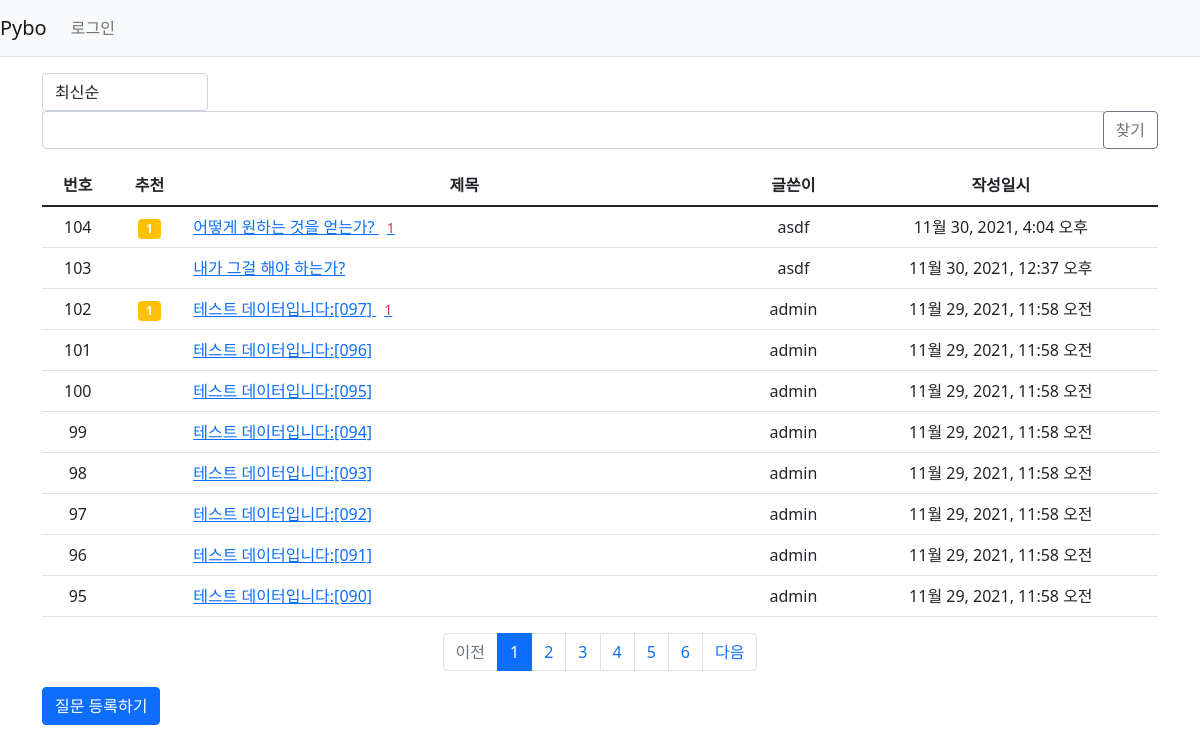
Page /pybo/ on the earlier database version.
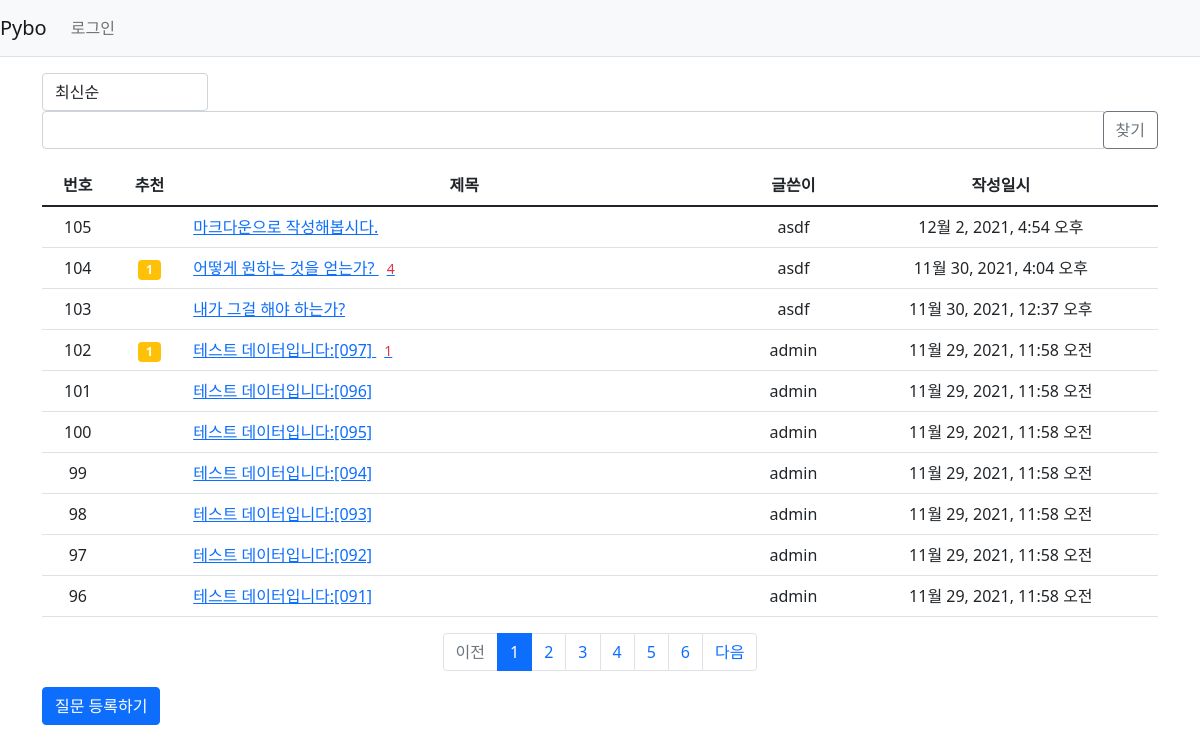
Same page on the later database version.
### pybo/models.py (models this page shows, shortened)
class Question(models.Model):
    author = models.ForeignKey(User, on_delete=models.CASCADE, related_name='author_question')
    subject = models.CharField(max_length=200)
    content = models.TextField()
    modify_date = models.DateTimeField(null=True, blank=True)
    create_date = models.DateTimeField()
    voter = models.ManyToManyField(User, related_name='voter_question')

### pybo/views/base_views.py (the view, shortened to what this page needs)
# urls.py: path('', base_views.index, name='index'),
def index(request):
    page = request.GET.get('page', 1)
    kw = request.GET.get('kw', '')
    so = request.GET.get('so', 'recent')
    if so == 'recommend':
        question_list = Question.objects.annotate(
            num_voter=Count('voter')).order_by('-num_voter', '-create_date')
    elif so == 'popular':
        question_list = Question.objects.annotate(
            num_answer=Count('answer')).order_by('-num_answer', '-create_date')
    else:
        question_list = Question.objects.order_by('-create_date')
    paginator = Paginator(question_list, 10)
    page_obj = paginator.get_page(page)
    context = {'question_list': page_obj, 'page': page, 'kw': kw, 'so': so}
    return render(request, 'pybo/question_list.html', context)

### pybo/templatetags/pybo_filter.py (called while the page is built)
@register.filter
def sub(value, arg):
    return value - arg

### templates/pybo/question_list.html (shortened to what the changed rows need)
{% extends 'base.html' %}
{% load pybo_filter %}
{% block content %}
    <div class="container my-3">
        <table class="table">
            <thead>
            <tr class="text-center thead-dark">
                <th>번호</th>
                <th>추천</th>
                <th style="width:50%">제목</th>
                <th>글쓴이</th>
                <th>작성일시</th>
            </tr>
            </thead>
            <tbody>
            {% if question_list %}
                {% for question in question_list %}
                    <tr class="text-center">
                        <td>{{ question_list.paginator.count|sub:question_list.start_index|sub:forloop.counter0|add:1 }}</td>
                        <td>
                            {% if question.voter.all.count > 0 %}
                                <span class="badge bg-warning px-2 py-1">
                            {{ question.voter.all.count }}
                            </span>
                            {% endif %}
                        </td>
                        <td class="text-start">
                            <a href="{% url 'pybo:detail' question.id %}">
                                {{ question.subject }}
                                {% if question.answer_set.count > 0 %}
                                    <span class="text-danger small m-lg-2">
                    {{ question.answer_set.count }}
                </span>
                                {% endif %}
                            </a>
                        </td>
                        <td>{{ question.author.username }}</td>
                        <td>{{ question.create_date }}</td>
                    </tr>
                {% endfor %}
            {% else %}
                <tr>
                    <td colspan="3">질문이 없습니다.</td>
                </tr>
            {% endif %}
            </tbody>
        </table>
        <ul class="pagination justify-content-center">
            {% for page_number in question_list.paginator.page_range %}
                {% if page_number >= question_list.number|add:-5 and page_number <= question_list.number|add:5 %}
                    {% if page_number == question_list.number %}
                        <li class="page-item active" aria-current="page">
                            <a class="page-link" data-page="{{ page_number }}" href="#">
                                {{ page_number }}
                            </a>
                        </li>
                    {% else %}
                        <li class="page-item">
                            <a class="page-link" data-page="{{ page_number }}" href="#">
                                {{ page_number }}
                            </a>
                        </li>
                    {% endif %}
                {% endif %}
            {% endfor %}
        </ul>
    </div>
{% endblock %}

Differences in the rows shown:
no longer on this page (row unchanged): Question: paginator.count|sub "95", subject "테스트 데이터입니다:[090]", author.username "admin", create_date "11월 29, 2021, 11:58 오전"
added Question: paginator.count|sub "105", subject "마크다운으로 작성해봅시다.", author.username "asdf", create_date "12월 2, 2021, 4:54 오후"
computed for Question "어떻게 원하는 것을 얻는가?": answer_set.count "1" → "4"
